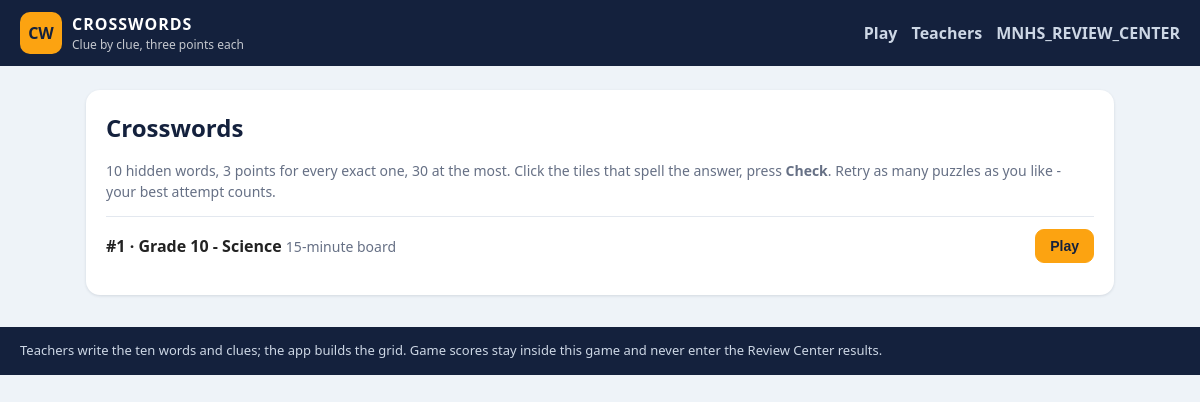
The page /games/crossword/ on the database its author committed.
### tables this page shows
CREATE TABLE cw_puzzles(
    id INTEGER PRIMARY KEY,
    title TEXT NOT NULL,
    status TEXT NOT NULL DEFAULT 'open',
    time_limit INTEGER NOT NULL DEFAULT 900,
    seed INTEGER NOT NULL DEFAULT 0,
    rows INTEGER NOT NULL DEFAULT 0,
    cols INTEGER NOT NULL DEFAULT 0,
    grid TEXT NOT NULL DEFAULT '[]',
    placements TEXT NOT NULL DEFAULT '[]',
    created_by TEXT NOT NULL DEFAULT '',
    created TEXT NOT NULL,
    closed TEXT
);

### Crosswords/app.py (the view)
@bp.route("/")
def index():
    rows = many("SELECT * FROM cw_puzzles WHERE status='open' ORDER BY id DESC")
    user = signed_in()
    best = {}
    if user:
        for r in many("SELECT puzzle_id, MAX(score) s, COUNT(*) tries FROM cw_attempts "
                      "WHERE account=? AND finished IS NOT NULL GROUP BY puzzle_id",
                     (user["account"],)):
            best[r["puzzle_id"]] = {"score": r["s"], "tries": r["tries"]}
    return render_template("cw_index.html", puzzles=[
        {"row": r, "best": best.get(r["id"])} for r in rows])

### Crosswords/app.py (called while the page is built)
def db():
    conn = getattr(_thread, "conn", None)
    if conn is None:
        conn = sqlite3.connect(DB, check_same_thread=False, timeout=20)
        conn.row_factory = sqlite3.Row
        _thread.conn = conn
    return conn

def many(sql, args=()):
    return db().execute(sql, args).fetchall()

def signed_in():
    return identity() if identity else None

@bp.context_processor
def ctx():
    return {"back_url": current_app.config.get("CROSSWORDS_BACK_URL"),
            "game_name": "Crosswords",
            "words_per_puzzle": WORDS_PER_PUZZLE,
            "points_per_word": POINTS_PER_WORD,
            "max_points": MAX_POINTS}

### app.py (called while the page is built)
def normalize_caps(values):
    out = []
    for value in values or []:
        if not str(value).strip():
            continue
        key = str(value).strip().lower().replace('-', '_')
        for canonical, spellings in CAPABILITY_ALIASES.items():
            if key in spellings or key == canonical.replace('_', ' '):
                key = canonical
                break
        if key not in out:
            out.append(key)
    return out

def caps_match(want, caps):
    wanted = normalize_caps([want])
    return bool(wanted) and wanted[0] in normalize_caps(caps)

def roles_for(level):
    if not level:
        return []
    key = LEGACY_LEVEL_KEYS.get(level, level)
    caps = normalize_caps(admin_levels().get(key))
    return caps or level_caps(key)

def admin_account(email):
    address = str(email or '').strip().lower()
    if not address:
        return None
    return admin_db_cache(
        ('account', address),
        lambda: admin_sql('SELECT email, password, level, supervisor FROM accounts '
                          'WHERE lower(email) = ?', (address,), one=True))

def current_user():
    uid = session.get('user_id')
    if not uid:
        return None
    return db.session.get(User, uid)

def is_admin(user):
    return bool(user) and (user.email or '').strip().lower() == ADMIN_EMAIL

def current_staff():
    sid = session.get('staff_id')
    if not sid:
        return None
    return db.session.get(Staff, sid)

def admin_kind(user=None):
    if user is None:
        user = current_user()
    if is_admin(user):
        return 'main_admin'
    member = current_staff()
    if member:
        return staff_level(member)
    account = admin_account(session.get('staff_email'))
    level = str((account or {}).get('level') or '').strip().lower()
    return level if level in ADMIN_LEVELS else ''

### Crosswords/templates/cw_index.html (shortened to what this page needs)
{% extends "cw_base.html" %}
{% block body %}
<section class="card">
  <h2>Crosswords</h2>
  <p class="muted">{{ words_per_puzzle }} hidden words, {{ points_per_word }} points for
    every exact one, {{ max_points }} at the most. Click the tiles that spell the answer,
    press <b>Check</b>. Retry as many puzzles as you like - your best attempt counts.</p>
  {% for p in puzzles %}
    <div class="puzzle-row">
      <div>
        <b>#{{ p.row.id }} &middot; {{ p.row.title }}</b>
        <span class="muted">{{ (p.row.time_limit // 60) if p.row.time_limit >= 60 else 1 }}-minute board</span>
      </div>
      <form method="post" action="{{ url_for('crossword.start', pid=p.row.id) }}">
        <button class="btn primary" type="submit">Play</button>
      </form>
    </div>
  {% endfor %}
</section>
{% endblock %}

### Crosswords/static/crossword.css (style rules this page uses)
* { box-sizing: border-box; }
body { margin: 0; background: #eef3f8; color: #222; font: 16px/1.5 "Segoe UI", Roboto, Helvetica, Arial, sans-serif; }
.card { background: #fff; border-radius: 14px; padding: 20px; margin-bottom: 20px; box-shadow: 0 1px 3px rgba(20, 33, 61, .12); }
h2 { margin: 0 0 8px; color: #14213d; }
.muted { color: #667085; font-size: 14px; }
.btn { display: inline-block; border: 1px solid #14213d; background: #fff; color: #14213d; border-radius: 9px; padding: 8px 14px; font-weight: 600; font-size: 14px; text-decoration: none; cursor: pointer; }
.btn.primary { background: #fca311; border-color: #fca311; color: #14213d; }
.puzzle-row { display: flex; justify-content: space-between; align-items: center; gap: 12px; border-top: 1px solid #e3e8ef; padding: 12px 0; flex-wrap: wrap; }

### rows shown on the page
cw_puzzles: row.id "1", row "Grade 10 - Science", time_limit "15"

### other values the page prints
{{ words_per_puzzle }} "10"
{{ points_per_word }} "3"
{{ max_points }} "30"
